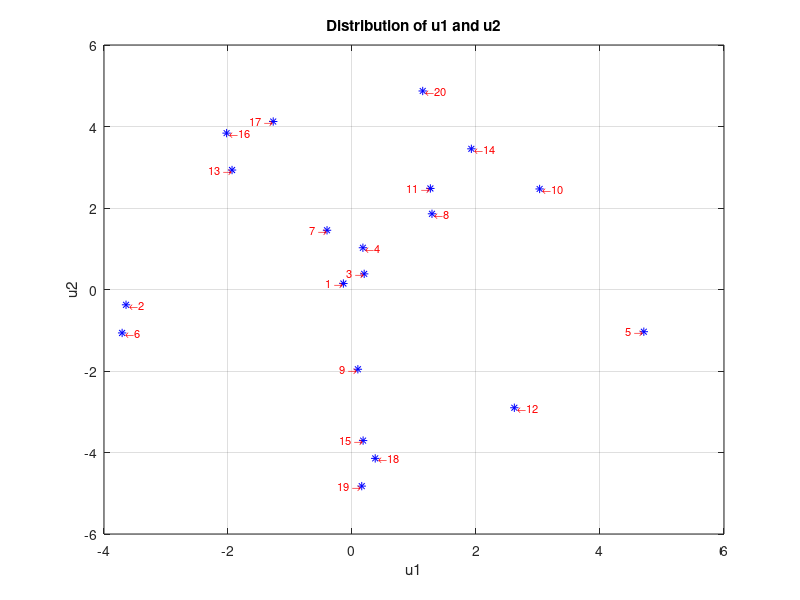
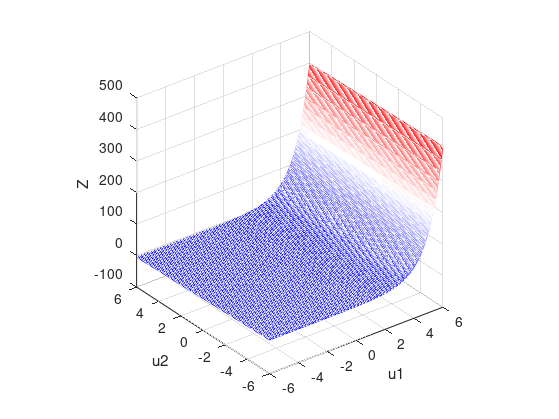

Write the MATLAB code that produced these figures, in order. (Note: this script raises an error after producing the figures.)

%% Testing polyfitn and wpolyfitn

close all; clear all; clf; clc

    u1 = 5*rand(20,1).*(-1).^(round(10*rand(20,1)));
    u2 = 5*sort(rand(20,1)).*(-1).^(round(10*rand(20,1)));
    
            figure(1)
            plot(u1,u2, 'b*')
            vector_position = [ 53         379        1067         569];
            hold on;
            for j=1:size(u1,1)
                if mod(j,2)==0
                    text(u1(j,1),u2(j,1),[' \leftarrow',num2str(j)],...
                        'VerticalAlignment','middle',...
                        'HorizontalAlignment','left',...
                        'FontSize',8,'Color','r')
                else
                    text(u1(j,1),u2(j,1),[num2str(j),' \rightarrow'],...
                        'VerticalAlignment','middle',...
                        'HorizontalAlignment','right',...
                        'FontSize',8,'Color','r')
                end
                
            end
            grid on;
            xlabel('u1')
            ylabel('u2')
            title('Distribution of u1 and u2')
            
print -dpng values_u1_and_u2

%% PLOT TRUE_VALUE FUNCTION

val_origin = 2;
for i=1:size(u1,1)
    
%     true_val(i) = u1(i).^2-u1(i)*u2(i)+2*u1(i)-u2(i).^2+3*u2(i)+3
%            z(i) = u1(i).^2-u1(i)*u2(i)+2*u1(i)-u2(i).^2+3*u2(i)+3; % the "fake" function values
      true_val(i) = exp(u1(i))-u2(i)+1;
             z(i) = exp(u1(i))-u2(i)+1 + 10*randn(1);
end


xfor_plot = [-6: 0.1: 6]';
yfor_plot = [-6: 0.1: 6]';
[mesh_x, mesh_y] = meshgrid(xfor_plot,yfor_plot);

for i=1:size(mesh_x,1)
    
%true_val_for_plot(:,i) =  mesh_x(:,i).^2-mesh_x(:,i).*mesh_y(:,i)+2*mesh_x(:,i)-mesh_y(:,i).^2+3*mesh_y(:,i)+3;
 true_val_for_plot(:,i) =  exp(mesh_x(:,i))-mesh_y(:,i)+1;
end

f2= figure(2)

mesh(xfor_plot,yfor_plot,true_val_for_plot);
xlabel('u1')
ylabel('u2')
zlabel('Z')

grid on
axis square
set(f2,'paperpositionmode','auto','Visible','on');
set(f2,'Colormap',[0 0 1;0.0322580635547638 0.0322580635547638 1;0.0645161271095276 0.0645161271095276 1;0.0967741906642914 0.0967741906642914 1;0.129032254219055 0.129032254219055 1;0.161290317773819 0.161290317773819 1;0.193548381328583 0.193548381328583 1;0.225806444883347 0.225806444883347 1;0.25806450843811 0.25806450843811 1;0.290322571992874 0.290322571992874 1;0.322580635547638 0.322580635547638 1;0.354838699102402 0.354838699102402 1;0.387096762657166 0.387096762657166 1;0.419354826211929 0.419354826211929 1;0.451612889766693 0.451612889766693 1;0.483870953321457 0.483870953321457 1;0.516129016876221 0.516129016876221 1;0.548387110233307 0.548387110233307 1;0.580645143985748 0.580645143985748 1;0.612903237342834 0.612903237342834 1;0.645161271095276 0.645161271095276 1;0.677419364452362 0.677419364452362 1;0.709677398204803 0.709677398204803 1;0.74193549156189 0.74193549156189 1;0.774193525314331 0.774193525314331 1;0.806451618671417 0.806451618671417 1;0.838709652423859 0.838709652423859 1;0.870967745780945 0.870967745780945 1;0.903225779533386 0.903225779533386 1;0.935483872890472 0.935483872890472 1;0.967741906642914 0.967741906642914 1;1 1 1;1 0.96875 0.96875;1 0.9375 0.9375;1 0.90625 0.90625;1 0.875 0.875;1 0.84375 0.84375;1 0.8125 0.8125;1 0.78125 0.78125;1 0.75 0.75;1 0.71875 0.71875;1 0.6875 0.6875;1 0.65625 0.65625;1 0.625 0.625;1 0.59375 0.59375;1 0.5625 0.5625;1 0.53125 0.53125;1 0.5 0.5;1 0.46875 0.46875;1 0.4375 0.4375;1 0.40625 0.40625;1 0.375 0.375;1 0.34375 0.34375;1 0.3125 0.3125;1 0.28125 0.28125;1 0.25 0.25;1 0.21875 0.21875;1 0.1875 0.1875;1 0.15625 0.15625;1 0.125 0.125;1 0.09375 0.09375;1 0.0625 0.0625;1 0.03125 0.03125;1 0 0]);
clim([-8 8])
title('Plot true function')

print -dpng polyfitn_true_function



%% GET WEIGHTS


z_normalized=z'./val_origin;
w = get_weights(z_normalized)


f3=figure(3)

plot(z_normalized,w,'k*')
ylim ([0, max(w)+min(w)])
xlabel ('Znorm value')
ylabel('Weights')
title('Z-value dependent weights')

print -dpng distribution_of_weights_23


%% PLOT UN_WEIGHTED FUNCTION
z=z';

[polymodel] = polyfitn([u1,u2],z,2);

f = polyvaln(polymodel,[u1,u2]);

f4 = figure(4);

        plot3(u1,u2,true_val,'*g', 'MarkerSize',15);
        hold on;

        for j=1:size(w,1)
            if w(j)==1
            plot3(u1(j),u2(j),z(j),'*y', 'MarkerSize',15);
            hold on;
            else
            plot3(u1(j),u2(j),z(j),'*k', 'MarkerSize',15);
            hold on;
            end
        hold on;
        end
        xlabel('u1')
        ylabel('u2')
        zlabel('Z')
        grid on
        axis square
        hold on;

        for i=1:size(mesh_x,1)
            ffor_plot(:,i) = polyvaln(polymodel,[mesh_x(:,i), mesh_y(:,i)]);
        end
        mesh(xfor_plot,yfor_plot,ffor_plot)

        set(f4,'paperpositionmode','auto','Visible','on');
        set(f4,'Colormap',[0 0 1;0.0322580635547638 0.0322580635547638 1;0.0645161271095276 0.0645161271095276 1;0.0967741906642914 0.0967741906642914 1;0.129032254219055 0.129032254219055 1;0.161290317773819 0.161290317773819 1;0.193548381328583 0.193548381328583 1;0.225806444883347 0.225806444883347 1;0.25806450843811 0.25806450843811 1;0.290322571992874 0.290322571992874 1;0.322580635547638 0.322580635547638 1;0.354838699102402 0.354838699102402 1;0.387096762657166 0.387096762657166 1;0.419354826211929 0.419354826211929 1;0.451612889766693 0.451612889766693 1;0.483870953321457 0.483870953321457 1;0.516129016876221 0.516129016876221 1;0.548387110233307 0.548387110233307 1;0.580645143985748 0.580645143985748 1;0.612903237342834 0.612903237342834 1;0.645161271095276 0.645161271095276 1;0.677419364452362 0.677419364452362 1;0.709677398204803 0.709677398204803 1;0.74193549156189 0.74193549156189 1;0.774193525314331 0.774193525314331 1;0.806451618671417 0.806451618671417 1;0.838709652423859 0.838709652423859 1;0.870967745780945 0.870967745780945 1;0.903225779533386 0.903225779533386 1;0.935483872890472 0.935483872890472 1;0.967741906642914 0.967741906642914 1;1 1 1;1 0.96875 0.96875;1 0.9375 0.9375;1 0.90625 0.90625;1 0.875 0.875;1 0.84375 0.84375;1 0.8125 0.8125;1 0.78125 0.78125;1 0.75 0.75;1 0.71875 0.71875;1 0.6875 0.6875;1 0.65625 0.65625;1 0.625 0.625;1 0.59375 0.59375;1 0.5625 0.5625;1 0.53125 0.53125;1 0.5 0.5;1 0.46875 0.46875;1 0.4375 0.4375;1 0.40625 0.40625;1 0.375 0.375;1 0.34375 0.34375;1 0.3125 0.3125;1 0.28125 0.28125;1 0.25 0.25;1 0.21875 0.21875;1 0.1875 0.1875;1 0.15625 0.15625;1 0.125 0.125;1 0.09375 0.09375;1 0.0625 0.0625;1 0.03125 0.03125;1 0 0]);
        clim([-8 8])

        title('Plot unweighted function')

print -dpng polyfitn_unweighted_function_23

%% PLOT WEIGHTED FUNCTION

[polymodel_weighted] = wpolyfitn_GOOD([u1,u2],z,w,2);

f_weighted = polyvaln(polymodel_weighted,[u1,u2]);

for i=1:size(mesh_x,1)
ffor_plot_weighted(:,i) = polyvaln(polymodel_weighted,[mesh_x(:,i), mesh_y(:,i)]);
end

f5=figure(5);

        plot3(u1,u2,true_val,'*g', 'MarkerSize',15);
        hold on;

        for j=1:size(w,1)
            if w(j)==1
            plot3(u1(j),u2(j),z(j),'*y', 'MarkerSize',15);
            hold on;
            else
            plot3(u1(j),u2(j),z(j),'*k', 'MarkerSize',15);
            hold on;
            end
        hold on;
        end
        xlabel('u1')
        ylabel('u2')
        zlabel('Z')
        grid on
        axis square
        hold on;

        mesh(xfor_plot,yfor_plot,ffor_plot_weighted)
        set(f5,'paperpositionmode','auto','Visible','on');
        set(f5,'Colormap',[0 0 1;0.0322580635547638 0.0322580635547638 1;0.0645161271095276 0.0645161271095276 1;0.0967741906642914 0.0967741906642914 1;0.129032254219055 0.129032254219055 1;0.161290317773819 0.161290317773819 1;0.193548381328583 0.193548381328583 1;0.225806444883347 0.225806444883347 1;0.25806450843811 0.25806450843811 1;0.290322571992874 0.290322571992874 1;0.322580635547638 0.322580635547638 1;0.354838699102402 0.354838699102402 1;0.387096762657166 0.387096762657166 1;0.419354826211929 0.419354826211929 1;0.451612889766693 0.451612889766693 1;0.483870953321457 0.483870953321457 1;0.516129016876221 0.516129016876221 1;0.548387110233307 0.548387110233307 1;0.580645143985748 0.580645143985748 1;0.612903237342834 0.612903237342834 1;0.645161271095276 0.645161271095276 1;0.677419364452362 0.677419364452362 1;0.709677398204803 0.709677398204803 1;0.74193549156189 0.74193549156189 1;0.774193525314331 0.774193525314331 1;0.806451618671417 0.806451618671417 1;0.838709652423859 0.838709652423859 1;0.870967745780945 0.870967745780945 1;0.903225779533386 0.903225779533386 1;0.935483872890472 0.935483872890472 1;0.967741906642914 0.967741906642914 1;1 1 1;1 0.96875 0.96875;1 0.9375 0.9375;1 0.90625 0.90625;1 0.875 0.875;1 0.84375 0.84375;1 0.8125 0.8125;1 0.78125 0.78125;1 0.75 0.75;1 0.71875 0.71875;1 0.6875 0.6875;1 0.65625 0.65625;1 0.625 0.625;1 0.59375 0.59375;1 0.5625 0.5625;1 0.53125 0.53125;1 0.5 0.5;1 0.46875 0.46875;1 0.4375 0.4375;1 0.40625 0.40625;1 0.375 0.375;1 0.34375 0.34375;1 0.3125 0.3125;1 0.28125 0.28125;1 0.25 0.25;1 0.21875 0.21875;1 0.1875 0.1875;1 0.15625 0.15625;1 0.125 0.125;1 0.09375 0.09375;1 0.0625 0.0625;1 0.03125 0.03125;1 0 0]);
        clim([-8 8])
        title('Plot weighted function')

print -dpng polyfitn_weighted_function_23

f6=figure(6)

    subplot(3,1,1)
    bar([f-true_val',f_weighted-true_val']);
    legend ('Non-weighted errors','Weighted errors')
    xtck = 1:size(w,1);
    set(gca,'Xtick',xtck)
    xlabel('Points')
    ylabel('Polynomial value - true value')
    hold on;
    
    subplot(3,1,2)
    bar(w,0.4,'m');
    legend ('Weights')
    xtck = 1:size(w,1);
    set(gca,'Xtick',xtck)
    xlabel('Points')
    ylabel('Weights')
    
    subplot(3,1,3)
    bar(z_normalized,0.4,'b');
    legend ('Znorm. value')
    xtck = 1:size(w,1);
    set(gca,'Xtick',xtck)
    xlabel('Points')
    ylabel('Normalized Z value')
    
set(f6,'paperpositionmode','auto','Visible','on');
set(f6,'position',[280         172        1166         736]);
  
print -dpng illustration_errors_versus_weights_23

 Coef_init = polymodel.Coefficients
 Coef_weighted = polymodel_weighted.Coefficients
    
 RMSE_init = polymodel.RMSE
 RMSE_weighted = polymodel_weighted.RMSE
 
 R2_init = polymodel.R2
 R2_weighted = polymodel_weighted.R2
